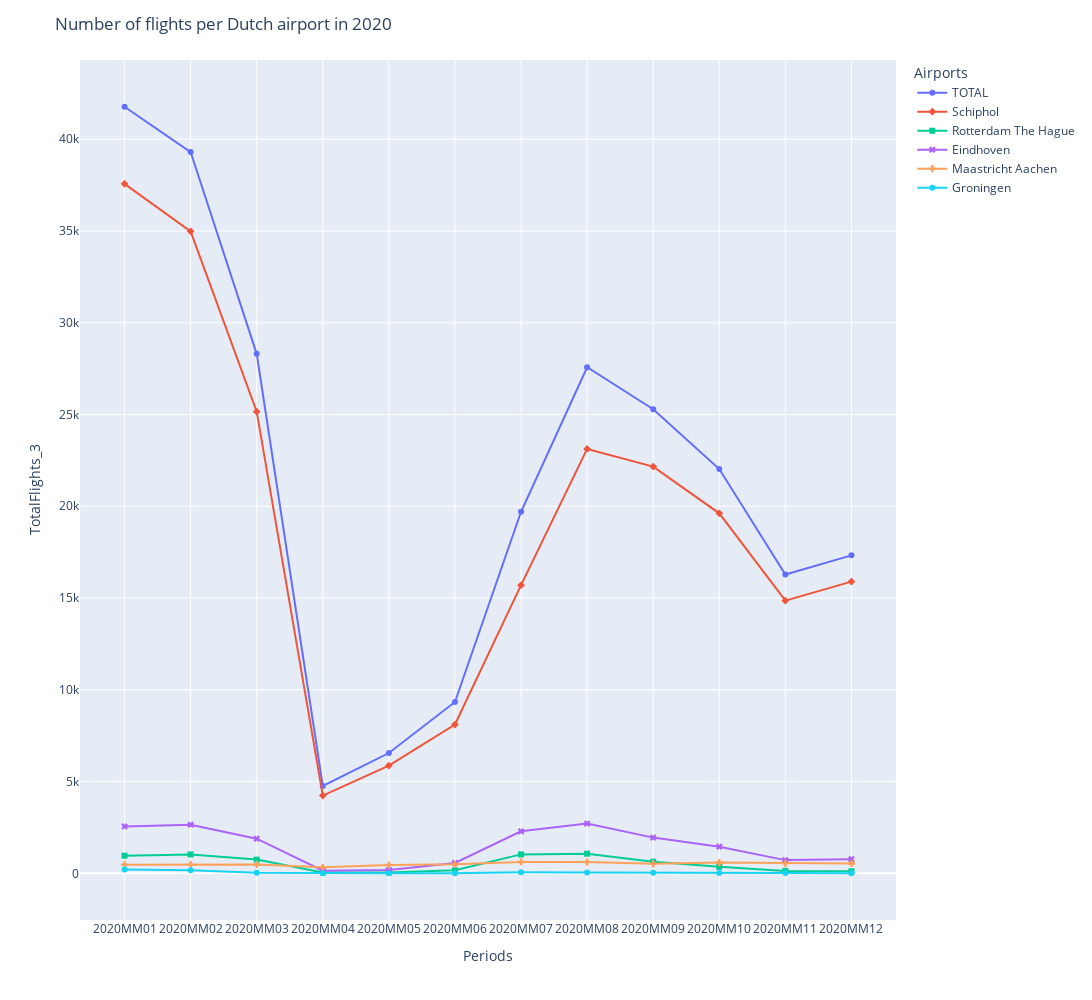

Notebook code for this chart:
### Code cell
data_2020 = data.loc[data['Periods'].str.contains('2020MM', case=False)]

print(f'Dataframe shape: {data_2020.shape}')

fig2020 = px.line(data_2020, 
                x = "Periods", 
                y = "TotalFlights_3",
                color = "Airports",
                symbol = "Airports"
                )

fig2020.update_layout(
                title={'text': 'Number of flights per Dutch airport in 2020'},
                autosize=False,
                width=1200,
                height=1000
                )

fig2020.show()

### Figure 1 — Plotly figure (JSON) as saved in the notebook; plotly's stock layout.template omitted (floating-point values rounded to 4 significant figures)
{"data": [{"hovertemplate": "Airports=TOTAL<br>Periods=%{x}<br>TotalFlights_3=%{y}<extra></extra>", "legendgroup": "TOTAL", "line": {"color": "#636efa", "dash": "solid"}, "marker": {"symbol": "circle"}, "mode": "markers+lines", "name": "TOTAL", "orientation": "v", "showlegend": true, "type": "scatter", "x": ["2020MM01", "2020MM02", "2020MM03", "2020MM04", "2020MM05", "2020MM06", "2020MM07", "2020MM08", "2020MM09", "2020MM10", "2020MM11", "2020MM12"], "xaxis": "x", "y": [41768, 39299, 28306, 4759, 6556, 9336, 19701, 27575, 25290, 22028, 16283, 17325], "yaxis": "y"}, {"hovertemplate": "Airports=Schiphol<br>Periods=%{x}<br>TotalFlights_3=%{y}<extra></extra>", "legendgroup": "Schiphol", "line": {"color": "#EF553B", "dash": "solid"}, "marker": {"symbol": "diamond"}, "mode": "markers+lines", "name": "Schiphol", "orientation": "v", "showlegend": true, "type": "scatter", "x": ["2020MM01", "2020MM02", "2020MM03", "2020MM04", "2020MM05", "2020MM06", "2020MM07", "2020MM08", "2020MM09", "2020MM10", "2020MM11", "2020MM12"], "xaxis": "x", "y": [37567, 34979, 25155, 4236, 5873, 8108, 15702, 23125, 22162, 19614, 14858, 15896], "yaxis": "y"}, {"hovertemplate": "Airports=Rotterdam The Hague<br>Periods=%{x}<br>TotalFlights_3=%{y}<extra></extra>", "legendgroup": "Rotterdam The Hague", "line": {"color": "#00cc96", "dash": "solid"}, "marker": {"symbol": "square"}, "mode": "markers+lines", "name": "Rotterdam The Hague", "orientation": "v", "showlegend": true, "type": "scatter", "x": ["2020MM01", "2020MM02", "2020MM03", "2020MM04", "2020MM05", "2020MM06", "2020MM07", "2020MM08", "2020MM09", "2020MM10", "2020MM11", "2020MM12"], "xaxis": "x", "y": [963, 1031, 748, 41, 46, 168, 1032, 1071, 635, 353, 134, 115], "yaxis": "y"}, {"hovertemplate": "Airports=Eindhoven<br>Periods=%{x}<br>TotalFlights_3=%{y}<extra></extra>", "legendgroup": "Eindhoven", "line": {"color": "#ab63fa", "dash": "solid"}, "marker": {"symbol": "x"}, "mode": "markers+lines", "name": "Eindhoven", "orientation": "v", "showlegend": true, "type": "scatter", "x": ["2020MM01", "2020MM02", "2020MM03", "2020MM04", "2020MM05", "2020MM06", "2020MM07", "2020MM08", "2020MM09", "2020MM10", "2020MM11", "2020MM12"], "xaxis": "x", "y": [2554, 2649, 1888, 148, 178, 565, 2292, 2713, 1947, 1451, 721, 769], "yaxis": "y"}, {"hovertemplate": "Airports=Maastricht Aachen<br>Periods=%{x}<br>TotalFlights_3=%{y}<extra></extra>", "legendgroup": "Maastricht Aachen", "line": {"color": "#FFA15A", "dash": "solid"}, "marker": {"symbol": "cross"}, "mode": "markers+lines", "name": "Maastricht Aachen", "orientation": "v", "showlegend": true, "type": "scatter", "x": ["2020MM01", "2020MM02", "2020MM03", "2020MM04", "2020MM05", "2020MM06", "2020MM07", "2020MM08", "2020MM09", "2020MM10", "2020MM11", "2020MM12"], "xaxis": "x", "y": [474, 476, 485, 329, 452, 489, 621, 615, 516, 587, 548, 535], "yaxis": "y"}, {"hovertemplate": "Airports=Groningen<br>Periods=%{x}<br>TotalFlights_3=%{y}<extra></extra>", "legendgroup": "Groningen", "line": {"color": "#19d3f3", "dash": "solid"}, "marker": {"symbol": "circle"}, "mode": "markers+lines", "name": "Groningen", "orientation": "v", "showlegend": true, "type": "scatter", "x": ["2020MM01", "2020MM02", "2020MM03", "2020MM04", "2020MM05", "2020MM06", "2020MM07", "2020MM08", "2020MM09", "2020MM10", "2020MM11", "2020MM12"], "xaxis": "x", "y": [210, 164, 30, 5, 7, 6, 54, 51, 30, 23, 22, 10], "yaxis": "y"}], "layout": {"autosize": false, "height": 1000, "legend": {"title": {"text": "Airports"}, "tracegroupgap": 0}, "margin": {"t": 60}, "title": {"text": "Number of flights per Dutch airport in 2020"}, "width": 1200, "xaxis": {"anchor": "y", "domain": [0, 1], "title": {"text": "Periods"}}, "yaxis": {"anchor": "x", "domain": [0, 1], "title": {"text": "TotalFlights_3"}}}}
